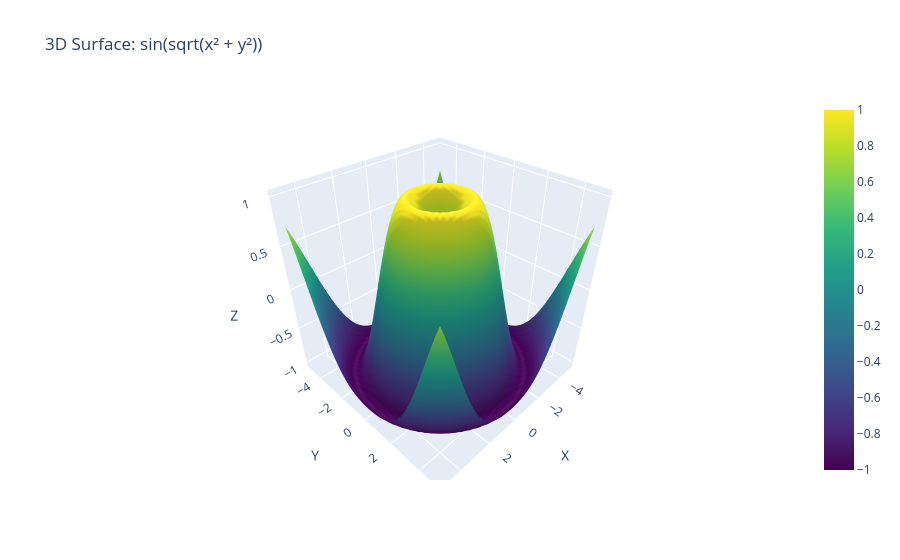

Notebook cell for this chart:
### Code cell
# 3D Surface
x = np.linspace(-5, 5, 50)
y = np.linspace(-5, 5, 50)
X, Y = np.meshgrid(x, y)
Z = np.sin(np.sqrt(X**2 + Y**2))

fig = go.Figure(data=[go.Surface(z=Z, x=X, y=Y, colorscale='Viridis')])
fig.update_layout(
    title='3D Surface: sin(sqrt(x² + y²))',
    scene=dict(
        xaxis_title='X',
        yaxis_title='Y',
        zaxis_title='Z'
    )
)
fig.show()

### Figure 1 — Plotly figure (JSON) as saved in the notebook; plotly's stock layout.template omitted (floating-point values rounded to 4 significant figures; data arrays with more than 128 entries replaced by an {"elided": "..."} marker saying what was removed)
{"data": [{"colorscale": [[0.0, "#440154"], [0.1111, "#482878"], [0.2222, "#3e4989"], [0.3333, "#31688e"], [0.4444, "#26828e"], [0.5556, "#1f9e89"], [0.6667, "#35b779"], [0.7778, "#6ece58"], [0.8889, "#b5de2b"], [1.0, "#fde725"]], "x": {"elided": "50x50 float values"}, "y": {"elided": "50x50 float values"}, "z": {"elided": "50x50 float values"}, "type": "surface"}], "layout": {"scene": {"xaxis": {"title": {"text": "X"}}, "yaxis": {"title": {"text": "Y"}}, "zaxis": {"title": {"text": "Z"}}}, "title": {"text": "3D Surface: sin(sqrt(x² + y²))"}}}
